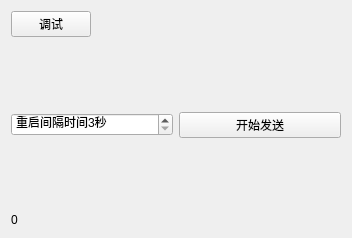
<?xml version="1.0" encoding="UTF-8"?>
<ui version="4.0">
 <class>Rebootbmus</class>
 <widget class="QWidget" name="Rebootbmus">
  <property name="geometry">
   <rect>
    <x>0</x>
    <y>0</y>
    <width>352</width>
    <height>238</height>
   </rect>
  </property>
  <property name="windowTitle">
   <string>Form</string>
  </property>
  <layout class="QGridLayout" name="gridLayout">
   <item row="0" column="0">
    <layout class="QHBoxLayout" name="horizontalLayout_2">
     <item>
      <widget class="QPushButton" name="pb_Debug">
       <property name="text">
        <string>调试</string>
       </property>
      </widget>
     </item>
     <item>
      <spacer name="horizontalSpacer">
       <property name="orientation">
        <enum>Qt::Horizontal</enum>
       </property>
       <property name="sizeHint" stdset="0">
        <size>
         <width>40</width>
         <height>20</height>
        </size>
       </property>
      </spacer>
     </item>
    </layout>
   </item>
   <item row="1" column="1">
    <spacer name="verticalSpacer">
     <property name="orientation">
      <enum>Qt::Vertical</enum>
     </property>
     <property name="sizeHint" stdset="0">
      <size>
       <width>20</width>
       <height>52</height>
      </size>
     </property>
    </spacer>
   </item>
   <item row="2" column="0" colspan="2">
    <layout class="QHBoxLayout" name="horizontalLayout">
     <item>
      <widget class="QSpinBox" name="spinBox">
       <property name="suffix">
        <string>秒</string>
       </property>
       <property name="prefix">
        <string>重启间隔时间</string>
       </property>
       <property name="minimum">
        <number>3</number>
       </property>
       <property name="maximum">
        <number>999999999</number>
       </property>
       <property name="value">
        <number>3</number>
       </property>
      </widget>
     </item>
     <item>
      <widget class="QPushButton" name="pB_StartSend">
       <property name="text">
        <string>开始发送</string>
       </property>
      </widget>
     </item>
    </layout>
   </item>
   <item row="3" column="1">
    <spacer name="verticalSpacer_2">
     <property name="orientation">
      <enum>Qt::Vertical</enum>
     </property>
     <property name="sizeHint" stdset="0">
      <size>
       <width>20</width>
       <height>51</height>
      </size>
     </property>
    </spacer>
   </item>
   <item row="4" column="0">
    <widget class="QLabel" name="label">
     <property name="text">
      <string>0</string>
     </property>
    </widget>
   </item>
  </layout>
 </widget>
 <resources/>
 <connections/>
</ui>
